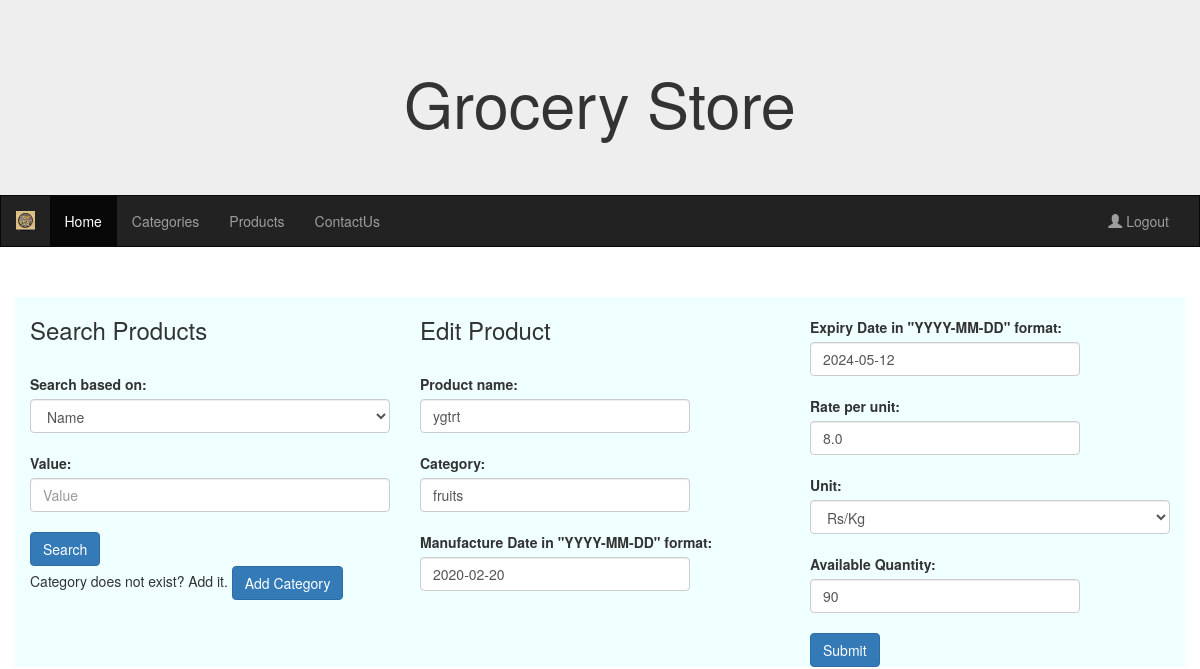
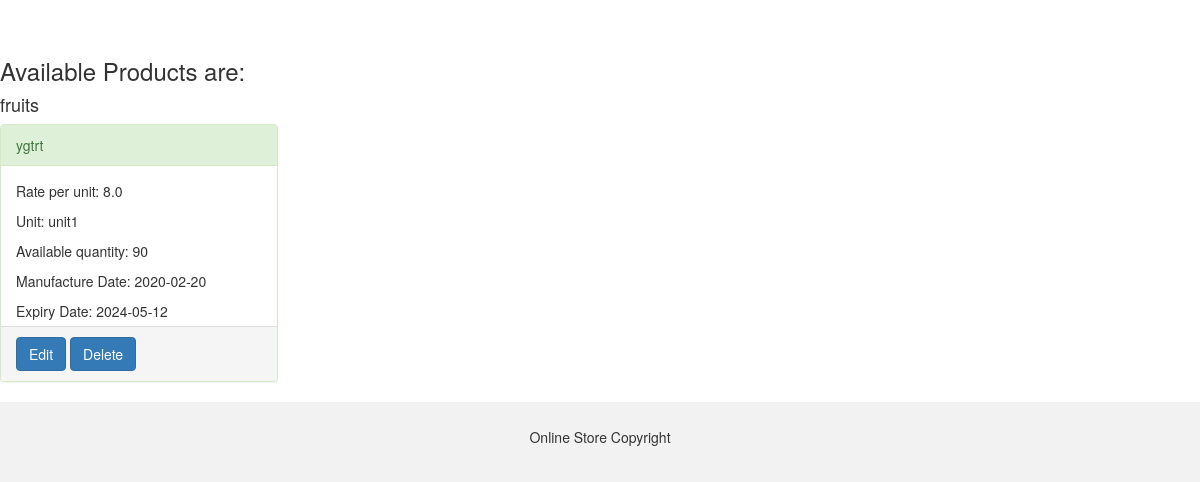
Page /edit_product/1 on the earlier database version (2 pictures, top to bottom).
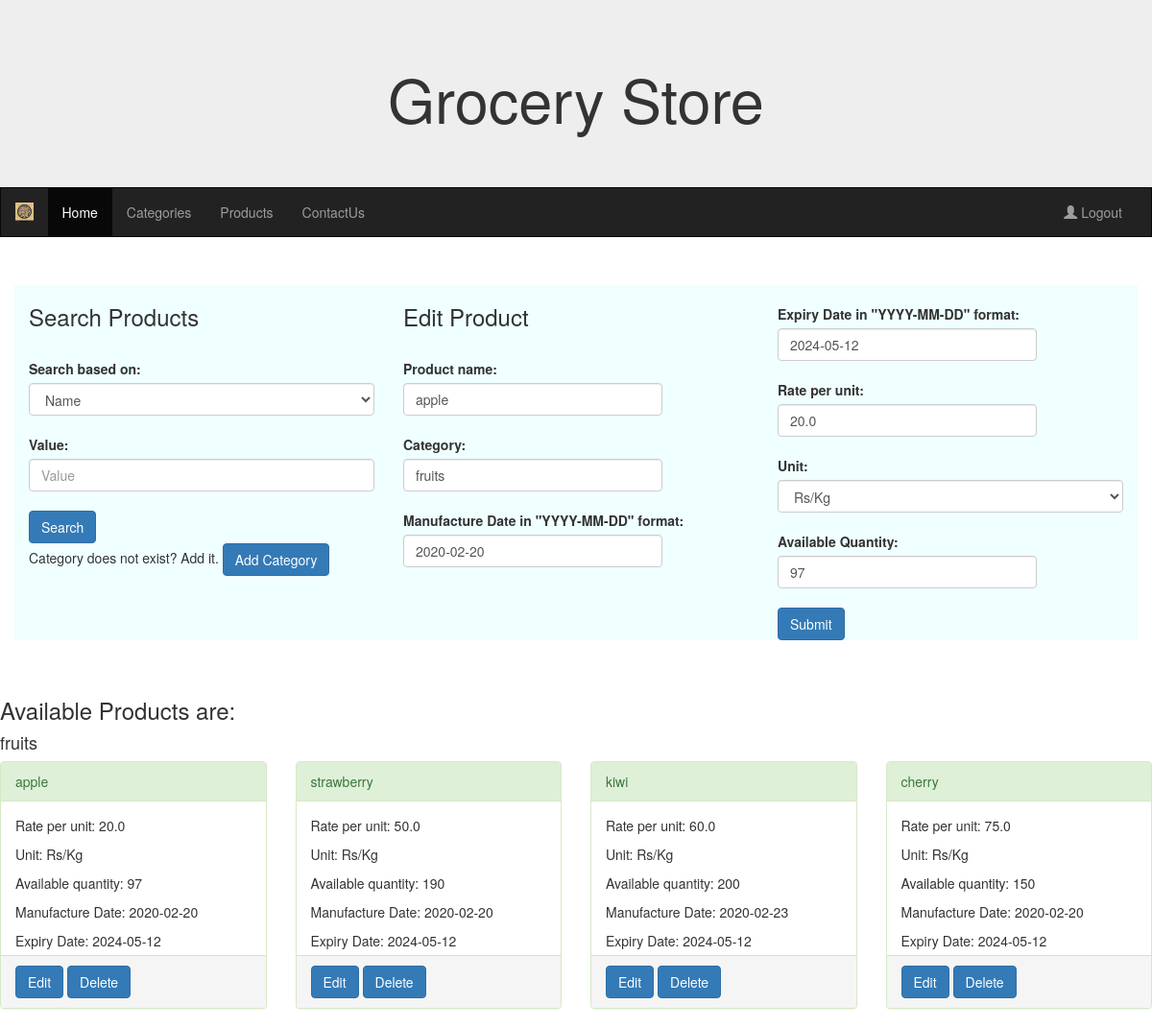
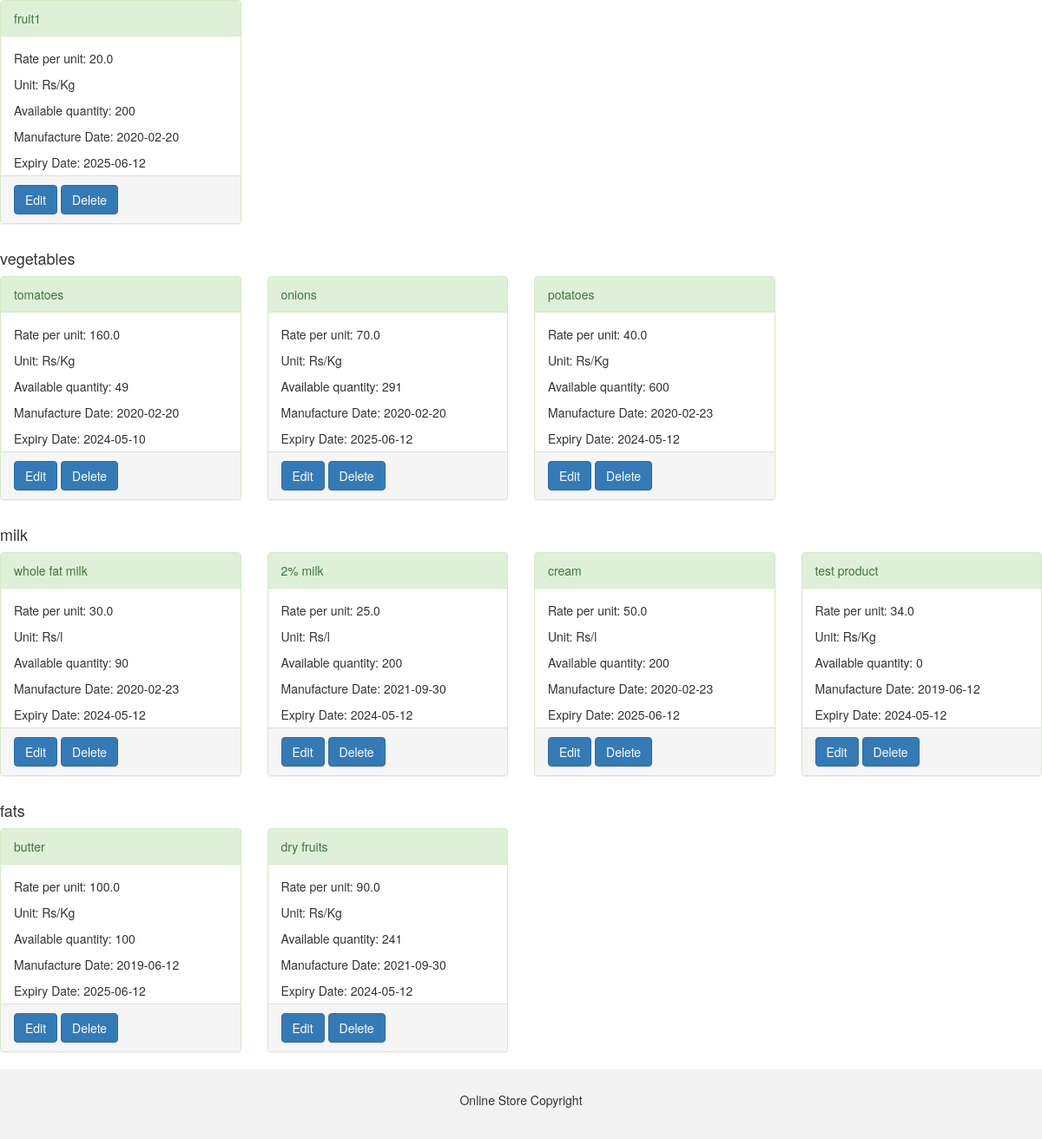
Same page on the later database version (2 pictures, top to bottom).
### models.py (models this page shows)
class Products(db.Model):
    id = db.Column(db.Integer, nullable=False, autoincrement=True, unique=True, primary_key=True)
    name = db.Column(db.String, unique=True, nullable=False)
    manufacture_date = db.Column(db.DateTime, nullable=False)
    expiry_date = db.Column(db.DateTime, nullable=False)
    rate_per_unit=db.Column(db.Float, nullable=False)
    unit=db.Column(db.String, nullable=False, default="Rs/kg")
    available_quantity=db.Column(db.Integer, nullable=False)
    category_id=db.Column(db.Integer, db.ForeignKey("categories.id"), nullable=False)
    categories=db.relationship("Categories", backref='products', primaryjoin='Products.category_id == Categories.id')

class Categories(db.Model):
    id = db.Column(db.Integer, nullable=False, autoincrement=True, unique=True, primary_key=True)
    name = db.Column(db.String, nullable=False, unique=True)
    img_url = db.Column(db.String, nullable=True)

### routes.py (the view, shortened to what this page needs)
@routes.route("/edit_product/<int:product_id>", methods=["GET", "POST"])
def edit_product(product_id):
    prod = Products.query.get_or_404(product_id)
    products = Products.query.options(joinedload(Products.categories)).order_by(Products.category_id).all()
    products_grouped = {}
    for product in products:
        category_name = product.categories.name
        if category_name not in products_grouped:
            products_grouped[category_name] = []
        products_grouped[category_name].append(product)
    return render_template("admin_products.html", prod=prod, products_grouped=products_grouped)

### templates/admin_products.html (shortened to what this page needs)
{% extends "admin_base.html" %}
{% block div %}
<div class="row">
<div class="col-md-4">
<form action="/admin_products" method="post">
<h3>Search Products</h3>
<br>
<label for='field' class="form-label">Search based on:</label><br>
<select class="form-control" name="field" aria-label="Default select example" required>
    <option selected name="name" value="name">Name</option>
</select>
<br>
<label for='value' class="form-label">Value:</label>
<input type="text" class="form-control" name="value" id="value" placeholder="Value" required>
<br>
<input type="submit" class="btn btn-primary" name="submit" id="submit" value="Search">
<br>
<p> Category does not exist? Add it. <a href="/admin_categories" class="btn btn-primary">Add Category</a></p>
</form>
</div>
{% if prod is defined %}
<form action="/edit_product/{{prod.id}}" method="post">
    <div class="col-md-4">
    <h3>Edit Product</h3>
    <br>
    <label for="edit_product" class="form-label">Product name:</label>
	<input style="width: 270px;" type="text" class="form-control" name="edit_product" value="{{prod.name}}" id="edit_product" placeholder="Product name" required>
    <br>
    <label for="category" class="form-label">Category:</label>
	<input style="width: 270px;" type="text" class="form-control" value="{{prod.categories.name}}" name="category" id="category" placeholder="Category name" required>
    <br>
    <label for="mfg_date" class="form-label">Manufacture Date in "YYYY-MM-DD" format:</label>
	<input style="width: 270px;" type="text" pattern="\d{4}-\d{2}-\d{2}" class="form-control" value="{{prod.manufacture_date.strftime('%Y-%m-%d') }}" name="mfg_date" id="mfg_date" placeholder="YYYY-MM-DD" required>
    <br>
    </div>
    <div class="col-md-4">
    <br>
    <label for="expiry_date" class="form-label">Expiry Date in "YYYY-MM-DD" format:</label>
	<input style="width: 270px;" type="text" pattern="\d{4}-\d{2}-\d{2}" class="form-control" value="{{prod.expiry_date.strftime('%Y-%m-%d')}}" name="expiry_date" id="expiry_date" placeholder="YYYY-MM-DD" required>
    <br>
    <label for="rate" class="form-label">Rate per unit:</label>
	<input style="width: 270px;" type="number" step="0.01" class="form-control" value="{{prod.rate_per_unit}}" name="rate" id="rate" placeholder="rate" required>
    <br>
    <label for="unit" class="form-label">Unit:</label>
    <select class="form-control" name="unit" aria-label="Default select example" required>
        <option name="Rs/Kg" value="Rs/Kg" {% if prod.unit == 'Rs/Kg' %} selected {% endif %}>Rs/Kg</option>
    </select>
    <br>
    <label for="qty" class="form-label">Available Quantity:</label>
	<input style="width: 270px;" value="{{prod.available_quantity}}" type="number" class="form-control" name="qty" id="qty">
    <br>
    <input type="submit" class="btn btn-primary" name="add_category" id="add_category">
    </div>
</form>
</div>
{% endif %}
</div>
<br>
<br>
<div class="row">
    <div class="col-md-12">
      <h3>Available Products are:</h3>
      {% for category, products in products_grouped.items() %}
        <h4>{{ category }}</h4>
        <div class="row">
          {% for product in products %}
          <div class="col-md-3">
            <div class="panel panel-success">
                <div class="panel-heading">{{product.name}}</div>
                <div class="panel-body" style="height: 160px;">
                    <p>Rate per unit: {{product.rate_per_unit}}</p>
                    <p>Unit: {{product.unit}}</p>
                    <p>Available quantity: {{product.available_quantity}}</p>
                    <p>Manufacture Date: {{product.manufacture_date.strftime('%Y-%m-%d')}}</p>
                    <p>Expiry Date: {{product.expiry_date.strftime('%Y-%m-%d')}}</p>
                </div>
                <div class="panel-footer">
                    <a href="/edit_product/{{product.id}}" class="btn btn-primary" name="edit" value="edit">Edit</a>
                    <a href="/delete_product/{{product.id}}" class="btn btn-primary" name="delete" value="delete">Delete</a>
                </div>
            </div>
        </div>
          {% endfor %}
        </div>
      {% endfor %}
    </div>
  </div>
{% endblock %}

### templates/admin_base.html (shortened to what this page needs)
<!DOCTYPE html>
<html lang="en">
<head>
  <link rel="stylesheet" href="https://maxcdn.bootstrapcdn.com/bootstrap/3.4.1/css/bootstrap.min.css">
  <link rel="stylesheet" href="{{url_for('static', filename='css/base.css')}}">
</head>
<body>
<div class="jumbotron">
  <div class="container text-center">
    <h1>Grocery Store</h1>
  </div>
</div>
<nav class="navbar navbar-inverse">
  <div class="container-fluid">
    <div class="navbar-header">
      <img class="nav navbar-brand" src="{{url_for('static', filename='/logo.jpg')}}">
    </div>
    <div class="collapse navbar-collapse" id="myNavbar">
      <ul class="nav navbar-nav">
        <li class="active"><a href="/admin_home">Home</a></li>
        <li><a href="/admin_categories">Categories</a></li>
        <li><a href="/admin_products">Products</a></li>
        <li><a href="/admin_contactus">ContactUs</a></li>
      </ul>
      <ul class="nav navbar-nav navbar-right">
        <li><a href="/logout"><span class="glyphicon glyphicon-user"></span> Logout</a></li>
      </ul>
    </div>
  </div>
</nav>
<div class="container page">
  {% block div %}
  {% endblock %}
<footer class="container-fluid text-center">
  <p>Online Store Copyright</p>
</footer>
</body>
</html>

### static/css/base.css (style rules this page uses)
.navbar { margin-bottom: 50px; border-radius: 0; }
.jumbotron { margin-bottom: 0; }
.page { background-color: azure; }
footer { background-color: #f2f2f2; padding: 25px; }

Differences in the rows shown:
changed Products "fruits": edit_product "ygtrt" → "apple"; rate "8.0" → "20.0"; unit (not shown) → "Rs/Kg"; qty "90" → "97"; name "ygtrt" → "apple"; rate_per_unit "8.0" → "20.0"; unit "unit1" → "Rs/Kg"; available_quantity "90" → "97"
added Products: name "strawberry", rate_per_unit "50.0", unit "Rs/Kg", available_quantity "190", manufacture_date "2020-02-20", expiry_date "2024-05-12", shown under "fruits"
added Products: name "kiwi", rate_per_unit "60.0", unit "Rs/Kg", available_quantity "200", manufacture_date "2020-02-23", expiry_date "2024-05-12", shown under "fruits"
added Products: name "cherry", rate_per_unit "75.0", unit "Rs/Kg", available_quantity "150", manufacture_date "2020-02-20", expiry_date "2024-05-12", shown under "fruits"
added Products: name "fruit1", rate_per_unit "20.0", unit "Rs/Kg", available_quantity "200", manufacture_date "2020-02-20", expiry_date "2025-06-12", shown under "fruits"
added Products: name "vegetables", name "tomatoes", rate_per_unit "160.0", unit "Rs/Kg", available_quantity "49", manufacture_date "2020-02-20", expiry_date "2024-05-10"
added Products: name "onions", rate_per_unit "70.0", unit "Rs/Kg", available_quantity "291", manufacture_date "2020-02-20", expiry_date "2025-06-12", shown under "vegetables"
added Products: name "potatoes", rate_per_unit "40.0", unit "Rs/Kg", available_quantity "600", manufacture_date "2020-02-23", expiry_date "2024-05-12", shown under "vegetables"
added Products: name "milk", name "whole fat milk", rate_per_unit "30.0", unit "Rs/l", available_quantity "90", manufacture_date "2020-02-23", expiry_date "2024-05-12"
added Products: name "2% milk", rate_per_unit "25.0", unit "Rs/l", available_quantity "200", manufacture_date "2021-09-30", expiry_date "2024-05-12", shown under "milk"
added Products: name "cream", rate_per_unit "50.0", unit "Rs/l", available_quantity "200", manufacture_date "2020-02-23", expiry_date "2025-06-12", shown under "milk"
added Products: name "test product", rate_per_unit "34.0", unit "Rs/Kg", available_quantity "0", manufacture_date "2019-06-12", expiry_date "2024-05-12", shown under "milk"
added Products: name "fats", name "butter", rate_per_unit "100.0", unit "Rs/Kg", available_quantity "100", manufacture_date "2019-06-12", expiry_date "2025-06-12"
added Products: name "dry fruits", rate_per_unit "90.0", unit "Rs/Kg", available_quantity "241", manufacture_date "2021-09-30", expiry_date "2024-05-12", shown under "fats"
Other differences:
form field unit: "Rs/Kg" → (not shown)
